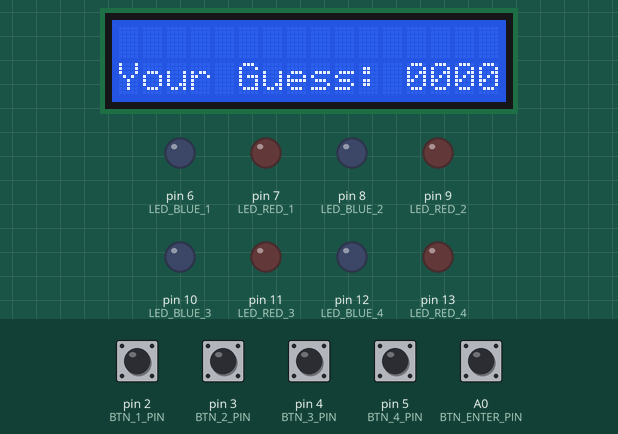
Simulated run of this sketch. Board: Arduino Uno, built with avr-gcc and run on an emulated ATmega328P. Parts: 16×2 character LCD, output pins drawn as LEDs (lit = HIGH). Inputs (shaded band) come from the test bench; at power-on: A0 (BTN_ENTER_PIN), pin 2 (BTN_1_PIN), pin 3 (BTN_2_PIN), pin 4 (BTN_3_PIN), pin 5 (BTN_4_PIN) LOW. Random numbers use the default seed unless the sketch sets one; what the sketch prints to the serial monitor is not drawn.

Above: at 1.7 s.
1.8 s: A0 (BTN_ENTER_PIN) pulled HIGH for 0.15 s
At 3.2 s:
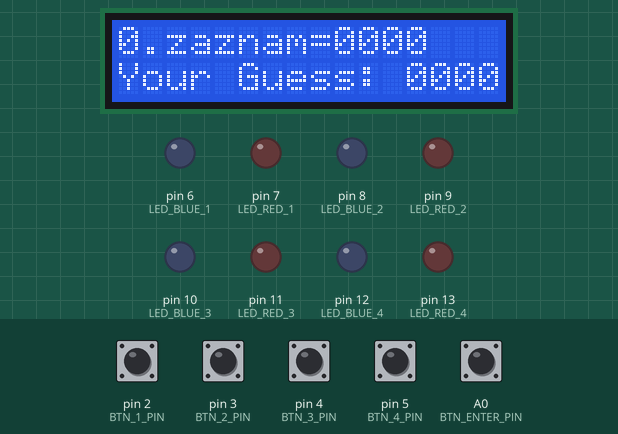
3.7 s: pin 2 (BTN_1_PIN) pulled HIGH for 0.15 s
At 4.9 s:
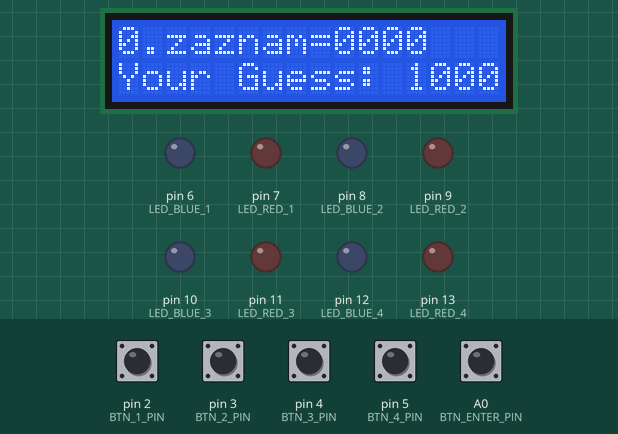
5.3 s: A0 (BTN_ENTER_PIN) pulled HIGH for 1 s
At 7.4 s:
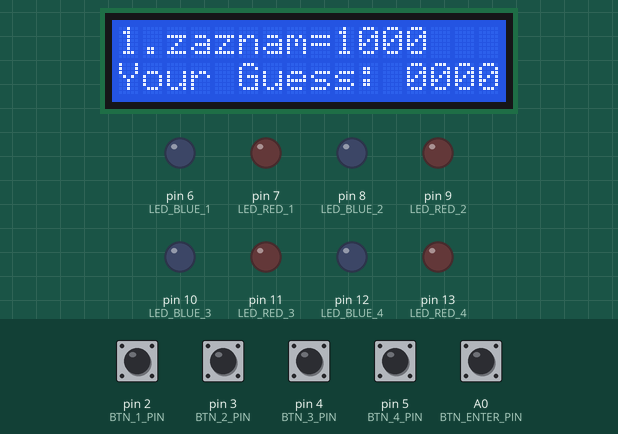
8.0 s: pin 3 (BTN_2_PIN) pulled HIGH for 0.15 s
At 9.3 s:
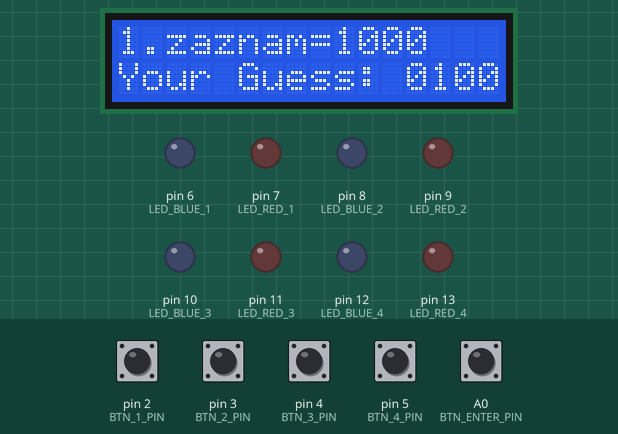
9.6 s: pin 4 (BTN_3_PIN) pulled HIGH for 0.15 s
At 10.9 s:
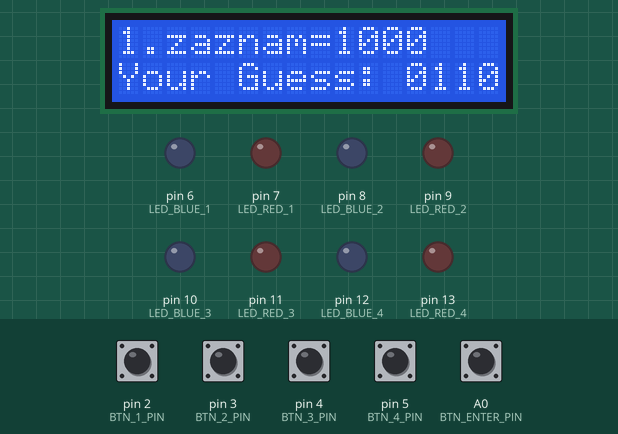
11.2 s: pin 5 (BTN_4_PIN) pulled HIGH for 0.15 s
At 11.6 s:
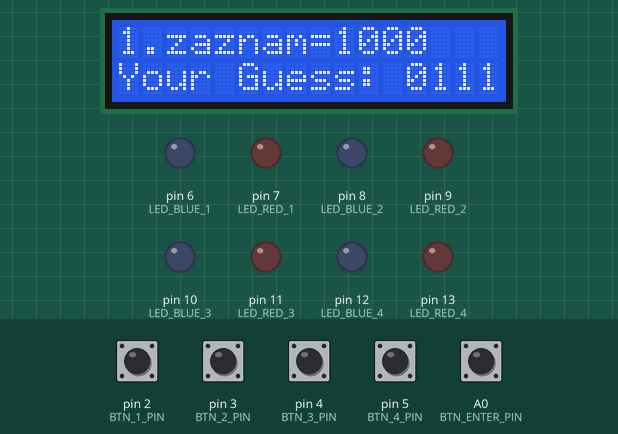
Timing chart, 0 to 13.8 s (numbered marks = the images above; inputs shaded):
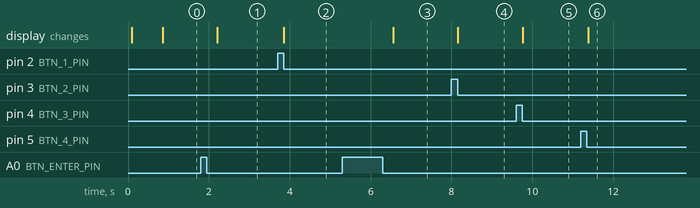

Measured:
- after the input at 1.8 s, the display: changes after 0.41 s (image 1)
- after the input at 3.7 s, the display: changes after 0.15 s (image 2)
- after the input at 5.3 s, the display: changes after 1.3 s (image 3)
- after the input at 8.0 s, the display: changes after 0.16 s (image 4)
- after the input at 9.6 s, the display: changes after 0.17 s (image 5)
- after the input at 11.2 s, the display: changes after 0.18 s (image 6)

The sketch:

ps6.ino
```cpp
// LIBRARIES
#include <Adafruit_LiquidCrystal.h>
#include <stdlib.h>
#include <string.h>

// PIN DEFINITION
#define BTN_ENTER_PIN   A0 // enter
#define BTN_1_PIN       2  // number UP
#define BTN_2_PIN       3  // number UP
#define BTN_3_PIN       4  // number UP
#define BTN_4_PIN       5  // number UP

#define LED_BLUE_1      6
#define LED_RED_1       7

#define LED_BLUE_2      8
#define LED_RED_2       9

#define LED_BLUE_3      10
#define LED_RED_3       11

#define LED_BLUE_4      12
#define LED_RED_4       13

// RUN-TIME
void setup(){
  	Serial.begin(9600);
  	randomSeed(analogRead(1));

  	pinMode(LED_BLUE_1, OUTPUT);
  	pinMode(LED_RED_1, OUTPUT);

  	pinMode(LED_BLUE_2, OUTPUT);
  	pinMode(LED_RED_2, OUTPUT);

  	pinMode(LED_BLUE_3, OUTPUT);
  	pinMode(LED_RED_3, OUTPUT);

  	pinMode(LED_BLUE_4, OUTPUT);
  	pinMode(LED_RED_4, OUTPUT);

  	pinMode(BTN_ENTER_PIN, INPUT);
	pinMode(BTN_1_PIN,INPUT);
  	pinMode(BTN_2_PIN,INPUT);
  	pinMode(BTN_3_PIN,INPUT);
  	pinMode(BTN_4_PIN,INPUT);
}

// TURN OFF LEDS
void turn_off_leds();

// RENDER LEDS
void render_leds(const int peg_a, const int peg_b);

// LCD_INITIALIZE
void lcd_init();

// LCD_CLEAR
void lcd_clear();

// LCD_SETNI_KURZOR
void lcd_set_cursor(int y, int x);

// LCD_VYPIS
void lcd_print(char *text);

// LCD_VYPIS_NA
void lcd_print_at(int y, int x, char *text);

// GENERATE CODE
char* generate_code(bool repeat, int length);

// GET_SCORE
void get_score(const char* secret, const char* guess, int* peg_a, int* peg_b);

// RENDER HISTORY
void render_history(char* secret, char** history, const int entry_nr);

// RGB MANIPULATION
void br(int blue_pin,int red_pin,int blue_value,int red_value);
Adafruit_LiquidCrystal LCD_DISPLAY(0);

void play_game(char *secret){
  	// LCD INTRODUCTION
  	lcd_init();
  	lcd_print_at(0,0,"You Are Playing");
  	lcd_print_at(1,0,"Mastermind...");
  	delay(750);
  	lcd_clear();

  	// HISTORY INITIALIZATION
  	char **history = (char **)calloc(11, sizeof(char *));
    for (int i = 0; i < 10; i++) {
        history[i] = (char *)calloc(5, sizeof(char));
    }

  	// BUTTONS INITIALIZATION
  	int num0 = 0;
  	bool edge0 = 0;
  	bool button0 = 0;

  	int num1 = 0;
	bool edge1 = 0;
	bool button1;

	int num2 = 0;
	bool edge2 = 0;
	bool button2;

	int num3 = 0;
	bool edge3 = 0;
	bool button3;

	int num4 = 0;
	bool edge4 = 0;
	bool button4;

  	lcd_print_at(1,0,"Your Guess: 0000");
  	//Adafruit_LiquidCrystal LCD_DISPLAY(0);

  	bool victory = false;
  	int pokusy = 0;
  	char* guess = "0000";
  	int peg_a = 0;
  	int peg_b = 0;
  	int history_max = 0;
  	int current_history =0;
  	char temp_secret[4];

  	temp_secret[0] = secret[0];
  	temp_secret[1] = secret[1];
  	temp_secret[2] = secret[2];
  	temp_secret[3] = secret[3];

 	while((pokusy < 10) && (victory == false)){
      	if(secret == NULL || secret[0] != temp_secret[0] || secret[3] != temp_secret[3]){
          	free(secret);
          	secret = (char*)calloc(5,sizeof(char));
      		secret[0] = temp_secret[0];
  			secret[1] = temp_secret[1];
            secret[2] = temp_secret[2];
            secret[3] = temp_secret[3];
          	secret[4] = '\0';
      	}

      	lcd_print_at(1,12,guess);
      	Serial.print("secret = ");
      	Serial.print(secret);
      	Serial.print("\n");

      	Serial.print("max_history = ");
      	Serial.print(history_max);
      	Serial.print("\n");

      	Serial.print("current_history = ");
      	Serial.print(current_history);
      	Serial.print("\n");

        // BUTTON PRESSING
        button0 = digitalRead(BTN_ENTER_PIN);
      	button1 = digitalRead(BTN_1_PIN);
        button2 = digitalRead(BTN_2_PIN);
        button3 = digitalRead(BTN_3_PIN);
        button4 = digitalRead(BTN_4_PIN);

        if(button1 != edge1 && edge1 == 1){
          if(num1 == 9){
            num1 = 0;
          }else{
            num1++;
          }
          guess[0] = (num1 + '0');
        }
        edge1 = button1;

        if(button2 != edge2 && edge2 == 1){
          if(num2 == 9){
            num2 = 0;
          }else{
            num2++;
          }
          guess[1] = (num2 + '0');
        }
        edge2 = button2;

        if(button3 != edge3 && edge3 == 1){
          if(num3 == 9){
            num3 = 0;
          }else{
            num3++;
          }
          guess[2] = (num3 + '0');
        }
        edge3 = button3;

        if(button4 != edge4 && edge4 == 1){
          if(num4 == 9){
            num4 = 0;
          }else{
            num4++;
          }
          guess[3] = (num4 + '0');
        }
        edge4 = button4;

      	// ENTER
      	if(button0 != edge0 && edge0 == 1){
          delay(200);

          button0 = digitalRead(BTN_ENTER_PIN);
      	  button1 = digitalRead(BTN_1_PIN);
          button2 = digitalRead(BTN_2_PIN);
          button3 = digitalRead(BTN_3_PIN);
          button4 = digitalRead(BTN_4_PIN);

          // historia dozadu
          if(button2 == 1){
            Serial.print("back\n");
            if(history_max > 0){
              if(current_history == 0){
              	current_history = history_max;
              }else{
              	current_history--;
              }
            }
            get_score(secret,&history[current_history][0],&peg_a,&peg_b); //zisti skore
            render_history(secret,history,current_history);
            turn_off_leds();
            render_leds(peg_a, peg_b);
            delay(750);
            button1 = 0;
          }else if(button4 == 1){
            Serial.print("foward\n");
            if(history_max > 0){
              if(current_history == history_max){
              	current_history = 0;
              }else{
              	current_history++;
              }
            }
            get_score(secret,&history[current_history][0],&peg_a,&peg_b); //zisti skore
            render_history(secret,history,current_history);
            turn_off_leds();
            render_leds(peg_a, peg_b);
            delay(750);
            button4 = 0;
          }else{
            Serial.write("\nenter");
            pokusy++;
            history_max = pokusy-1;
            current_history = history_max;
            get_score(secret,guess,&peg_a,&peg_b);
            turn_off_leds();
            render_leds(peg_a, peg_b);
            Serial.write("\npeg_a :");
            Serial.print(peg_a);
            Serial.write("\npeg_b :");
            Serial.print(peg_b);
            memcpy(&history[history_max][0],guess,4);
            render_history(secret,history,current_history);

            num1 = 0;
            num2 = 0;
            num3 = 0;
            num4 = 0;
            guess[0] = '0';
            guess[1] = '0';
            guess[2] = '0';
            guess[3] = '0';

            if(peg_a == 4){
              victory = true;
              break;
            }
          }
        }
        edge0 = button0;
  	}

  // victory screen
  if(peg_a == 4){
  	lcd_clear();
    turn_off_leds();
    lcd_print_at(0,0,"You won!");
    lcd_print_at(1,0,"Another round :)");
    //lcd_print_at(1,0,secret);
    delay(200);
  }else{ // defeat screen
  	lcd_clear();
    turn_off_leds();
    lcd_print_at(0,0,"You lost!");
    lcd_print_at(1,0,"Try again...");
    //lcd_print_at(1,0,secret);
    delay(200);
  }

  // release history
  for(int i = 0; i < 11; i++){
  	free(history[i]);
  }
  free(history);
}

// MAIN LOOP
void loop(){

  	char* secret = generate_code(false,4);
  	Serial.print("\n");
  	Serial.print(secret);
  	Serial.print("\n");

  	play_game(secret);

  	free(secret);
}

// TURN OFF LEDS
void turn_off_leds(){
	br(LED_BLUE_1,LED_RED_1,0,0);
  	br(LED_BLUE_2,LED_RED_2,0,0);
  	br(LED_BLUE_3,LED_RED_3,0,0);
  	br(LED_BLUE_4,LED_RED_4,0,0);
}

// RENDER LEDS
void render_leds(const int peg_a, const int peg_b){
	int nahodne = 0;
  	int counting_array[4] = {0};

  	// peg_a
    for(int i = 0; i < peg_a; i++){
        nahodne = random(0,4);
        if(counting_array[nahodne] != 0){
            while(counting_array[nahodne] != 0){
                nahodne = random(0,4);
            }
        }
        counting_array[nahodne]++;
      	if(nahodne == 0){
      		br(LED_BLUE_1,LED_RED_1,0,1);
      	}
      	if(nahodne == 1){
      		br(LED_BLUE_2,LED_RED_2,0,1);
      	}
      	if(nahodne == 2){
      		br(LED_BLUE_3,LED_RED_3,0,1);
      	}
      	if(nahodne == 3){
      		br(LED_BLUE_4,LED_RED_4,0,1);
        }
    }

    // peg_b
    for(int i = 0; i < peg_b; i++){
        nahodne = random(0,4);
        if(counting_array[nahodne] != 0){
            while(counting_array[nahodne] != 0){
                nahodne = random(0,4);
            }
        }
        counting_array[nahodne]++;
      	if(nahodne == 0){
      		br(LED_BLUE_1,LED_RED_1,1,0);
      	}
      	if(nahodne == 1){
      		br(LED_BLUE_2,LED_RED_2,1,0);
      	}
      	if(nahodne == 2){
      		br(LED_BLUE_3,LED_RED_3,1,0);
      	}
      	if(nahodne == 3){
      		br(LED_BLUE_4,LED_RED_4,1,0);
    	}
    }
}

void lcd_init() {
  LCD_DISPLAY.begin(16, 2);		// inicializuje na 2 riadky, 1 znakov
  LCD_DISPLAY.setBacklight(1);	// backlight zasvieti
}

// LCD_CLEAR
void lcd_clear() {
  LCD_DISPLAY.clear();			// clearne LCD
}

// LCD_SETNI_KURZOR
void lcd_set_cursor(int y, int x) {
  LCD_DISPLAY.setCursor(x, y); 	// setne kurzor na LCD
}

// LCD_VYPIS
void lcd_print(char *text) {
  LCD_DISPLAY.print(text);		// printne text na LCD
}

// LCD_VYPIS_NA
void lcd_print_at(int y, int x, char *text) {
  lcd_set_cursor(y, x);	// setne kurzor na LCD poziciu
  lcd_print(text);		// printne text na LCD
}

// NON VISUAL FUNCTIONS
// GENERATE CODE
char* generate_code(bool repeat, int length){
    // too short...
    if(length < 1){
        return NULL;
    }

    // pretoze nevieme vypisat viac ako 10 cisiel od 0-9
    if(repeat == false && length > 10){
        return NULL;
    }

    // length+1 pretoze na nulty znak, a velkost 1, pretoze char ma size of 1 byte
    char *kod = (char*)calloc(length+1,sizeof(char));
    int nahodne = 0;
    int counting_array[10] = {0};

    // naplnujeme pre no-repeat
    if(repeat == true){
        for(int i = 0; i < length; i++){
            nahodne = random(0,10);
            // random + '0', v ASCII tabulke na poziciu 0 a plus int hodnota cisla, dostaneme vysledne cislo v char, velmi sikovne :)
            kod[i] = nahodne + '0';
            //printf("random = %d\n",random);
        }
        return kod;
    }

    if(repeat == false){
        for(int i = 0; i < length; i++){
            nahodne = random(0,10);
            //printf("random = %d\n",random);
            if(counting_array[nahodne] != 0){
                while(counting_array[nahodne] != 0){
                    nahodne = random(0,10);
                    //printf("OPAKUJUCI SA random = %d\n",random);
                }
            }
            counting_array[nahodne]++;
            kod[i] = nahodne + '0';
        }
        return kod;
    }

    // tu sa to nikdy nedostane...
    return NULL;
}

// GET_SCORE
void get_score(const char* secret, const char* guess, int* peg_a, int* peg_b){
    // pravidlo, length secret = length guess
    // este by sa dalo, ze v guess by sa nejak dostalo pismeno, ale nemozne pri nasom zapojeni...
    // invalid arguemnts
    // vynuluj
    *peg_a = 0;
    *peg_b = 0;
  	Serial.print("secret:");
  	Serial.print(secret);
  	Serial.print("\n");
  	Serial.print("guess:");
  	Serial.print(guess);
  	Serial.print("\n");

    int* counting_array = (int*)calloc( strlen(secret)+1 ,sizeof(int));
  	Serial.print("scanning...\n");
    // najdi rovnake znaky
    for(int i = 0; i < strlen(secret); i++){
      	//Serial.print("i = ");
      	//Serial.print(i);
      	//Serial.print("\n");
        // rovnaka pozicia, peg_a
        if(secret[i] == guess[i]){
            *peg_a = *peg_a+1;
            counting_array[i] = 1;
        }else{
            for(int j = 0; j < strlen(secret); j++){
                //Serial.print("j = ");
      			//Serial.print(j);
      			//Serial.print("\n");
              	if( (secret[i] == guess[j]) && counting_array[j]!=1){
                    counting_array[j]++;
                    *peg_b = *peg_b+1;
                    break;
                }
            }
        }
    }
    free(counting_array);
    return;
}

// RENDER HISTORY
void render_history(char* secret, char** history, const int entry_nr){
    // podmienky
    if( secret == NULL || history == NULL || (entry_nr < 0 && entry_nr > 9) ){
        return;
    }
  	char* num = (char*)calloc(1,1);
  	*num = (entry_nr + '0');
  	lcd_print_at(0, 0, num);
  	lcd_print_at(0, 1, ".zaznam=");
  	lcd_print_at(0, 9, &history[entry_nr][0]);

    return;
}

// USER-DEFINED
// RGB MANIPULATION
void br(int blue_pin,int red_pin,int blue_value,int red_value)
{
  // DIGITAL NIE ANALOG !!!
  digitalWrite( red_pin, red_value);
  digitalWrite( blue_pin, blue_value);

  return;
}
```
